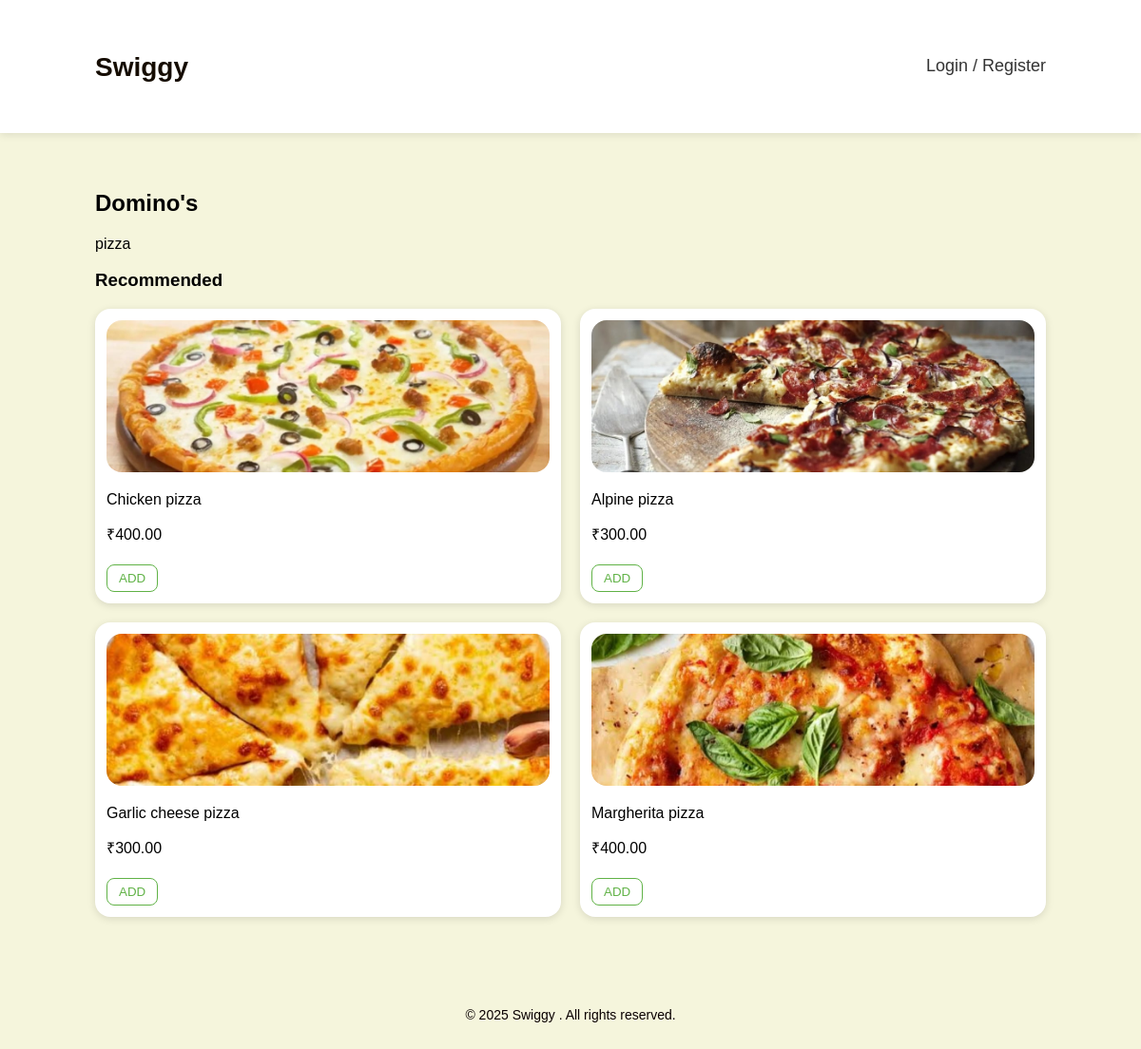
/restaurant/4/, run on the app's committed database.
### core/models.py (models this page shows, shortened)
class Restaurant(models.Model):
    name = models.CharField(max_length=200)
    description = models.TextField(blank=True)
    address = models.CharField(max_length=300)
    opening_time = models.TimeField(null=True, blank=True)
    closing_time = models.TimeField(null=True, blank=True)
    image = models.ImageField(upload_to='restaurants/', blank=True, null=True)
    is_active = models.BooleanField(default=True)

class MenuItem(models.Model):
    restaurant = models.ForeignKey(Restaurant, related_name='items', on_delete=models.CASCADE)
    name = models.CharField(max_length=200)
    description = models.TextField(blank=True)
    price = models.DecimalField(max_digits=8, decimal_places=2)
    is_veg = models.BooleanField(default=False)
    image = models.ImageField(upload_to='menu_items/', blank=True, null=True)
    available = models.BooleanField(default=True)

### core/views.py (the view)
# urls.py: path('restaurant/<int:pk>/', views.restaurant_detail, name='restaurant_detail'),
def restaurant_detail(request, pk):
    restaurant = get_object_or_404(Restaurant, pk=pk)
    items = restaurant.items.filter(available=True)
    return render(request, 'core/restaurant_detail.html', {'restaurant': restaurant, 'items': items})

### core/templates/core/restaurant_detail.html (shortened to what this page needs)
{% extends 'core/base.html' %}
{% load static %}
{% block content %}
<h2>{{ restaurant.name }}</h2>
<p>{{ restaurant.description }}</p>
<h3>Recommended</h3>
<div class="menu-grid">
    {% for item in items %}
        <div class="menu-card">
            {% if item.image %}
                <img src="{{ item.image.url }}" class="menu-image">
            {% else %}
                <img src="{% static 'core/no-image.jpg' %}" class="menu-image">
            {% endif %}
            <p class="menu-title">{{ item.name }}</p>
            <p class="menu-price">₹{{ item.price }}</p>
            <form action="{% url 'core:add_to_cart' item.id %}" method="post">
                <button type="submit" class="add-btn">ADD</button>
            </form>
        </div>
    {% endfor %}
</div>
{% endblock %}

### core/static/core/style.css (style rules this page uses)
body { font-family: Arial, sans-serif; margin:0; background: #F5F5DC; }

### core/templates/core/restaurant_detail.html (style rules this page uses)
.menu-grid { display: grid; grid-template-columns: repeat(2, 1fr); gap: 20px; }
.menu-card { background: #fff; border-radius: 16px; padding: 12px; box-shadow: 0 2px 8px rgba(0,0,0,0.12); transition: .2s ease; }
.menu-image { width: 100%; height: 160px; border-radius: 16px; object-fit: cover; }
.add-btn { margin-top: 5px; padding: 6px 12px; border: 1px solid #60b246; color: #60b246; border-radius: 8px; background: #fff; cursor: pointer; }

### data on the page
Restaurant: name "Domino's", description "pizza"
MenuItem: image (picture), name "Chicken pizza", price "400.00"
MenuItem: image (picture), name "Alpine pizza", price "300.00"
MenuItem: image (picture), name "Garlic cheese pizza", price "300.00"
MenuItem: image (picture), name "Margherita pizza", price "400.00"
